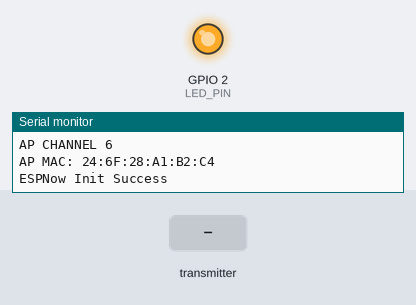
Recording of a sketch running on a simulated ESP32. On the bench: output pins drawn as LEDs (lit = HIGH), the last lines printed to the serial monitor. Dashed ring = blinking. The inputs (shaded band) are chosen by the test bench.

Above: at 0.1 s.
At 1.3 s:
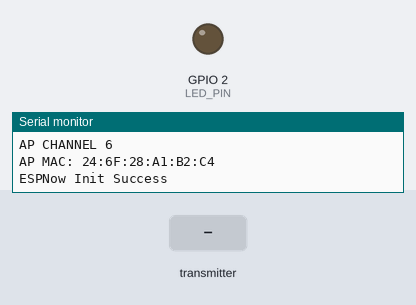
1.4 s: the transmitter starts sending slave = 0
At 2.0 s:
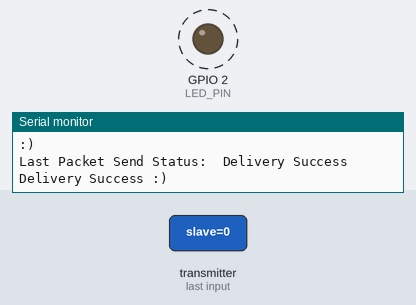
Timing chart, 0 to 8.9 s (numbered marks = the images above; inputs shaded):
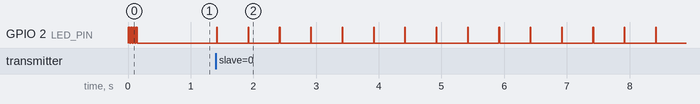

Measured:
- after the input at 1.4 s, GPIO 2 (LED_PIN): alternates HIGH for 0.01 s and LOW for 0.49 s, starting at once

The sketch:

basic_slave.ino
```cpp
#include <esp_now.h>
#include <WiFi.h>
#include <bitset>

#define CHANNEL 1
#define LED_PIN 2
#define SSID "Slave_1"
#define PASSWORD "Slave_1_Password"

uint8_t broadcastAddress[] = {0xE4, 0x65, 0xB8, 0x78, 0xC8, 0x78};

typedef struct package_type {
  char slave;
  int data;
  int group;
} package_type;

package_type incomingData;

package_type fowardingData;

esp_now_peer_info_t peerInfo;

void OnDataSent(const uint8_t *mac_addr, esp_now_send_status_t status) {
  Serial.print("\r\nLast Packet Send Status:\t");
  Serial.println(status == ESP_NOW_SEND_SUCCESS ? "Delivery Success" : "Delivery Fail");
  if (status ==0){
    Serial.println("Delivery Success :)");
  }
  else{
    Serial.println("Delivery Fail :(");
  }
  blinkLed(2, 10);
}

void initializeEspNow() {
  WiFi.disconnect();
  if (esp_now_init() != ESP_OK) {
    Serial.println("ESPNow Init Failed, restarting...");
    ESP.restart();
  }
  Serial.println("ESPNow Init Success");
}

void configureAccessPoint() {
  if (!WiFi.softAP(SSID, PASSWORD, CHANNEL, 0)) {
    Serial.println("AP Config failed.");
    return;
  }
  Serial.println("AP Config Success. Broadcasting with AP: " + String(SSID));
  Serial.print("AP CHANNEL "); Serial.println(WiFi.channel());
}

void blinkLed(int times, int delayTime) {
  for (int i = 0; i < times; i++) {
   digitalWrite(LED_PIN, HIGH);
   delay(delayTime);
   digitalWrite(LED_PIN, LOW);
   delay(delayTime);
  }
}

void sendIncomingData(package_type fowardingData){
  esp_err_t result = esp_now_send(broadcastAddress, (uint8_t *) &fowardingData, sizeof(fowardingData));

  if (result == ESP_OK){
    Serial.println(":)");
  }
  else{
    Serial.println(":(");
  }
}

void onDataReceived(const esp_now_recv_info_t *info, const uint8_t *data, int data_len) {
  // recieved package
  memcpy(&incomingData, data, sizeof(incomingData));

  digitalWrite(LED_PIN, HIGH);
  // Use info->src_addr to access the MAC address
  char macStr[18];
  snprintf(macStr, sizeof(macStr), "%02x:%02x:%02x:%02x:%02x:%02x",
           info->src_addr[0], info->src_addr[1], info->src_addr[2],
           info->src_addr[3], info->src_addr[4], info->src_addr[5]);
  Serial.print("Last Packet Recv from: "); Serial.println(macStr);
  Serial.print("Last Packet Recv Data: "); Serial.println(incomingData.data, BIN);
  Serial.print("Last Packet Recv Data: "); Serial.println(incomingData.slave);
  Serial.println("");
  fowardingData = incomingData;
  sendIncomingData(fowardingData);
  digitalWrite(LED_PIN, LOW);
}

void setup() {
  Serial.begin(115200);
  Serial.println("ESPNow/Basic/Slave Example");
  pinMode(LED_PIN, OUTPUT);
  WiFi.mode(WIFI_STA); //WiFi.mode(WIFI_AP);

  configureAccessPoint();
  Serial.print("AP MAC: "); Serial.println(WiFi.softAPmacAddress());
  initializeEspNow();

  // Register peer
  memcpy(peerInfo.peer_addr, broadcastAddress, 6);
  peerInfo.channel = 0;
  peerInfo.encrypt = false;

  // Add peer
  if (esp_now_add_peer(&peerInfo) != ESP_OK){
    Serial.println("Failed to add peer");
    Serial.println(esp_now_add_peer(&peerInfo));
    return;
  }
  esp_now_register_send_cb(OnDataSent);
  esp_now_register_recv_cb(onDataReceived);
  blinkLed(4, 20);
}

void loop() {
  // Chill
}
```
